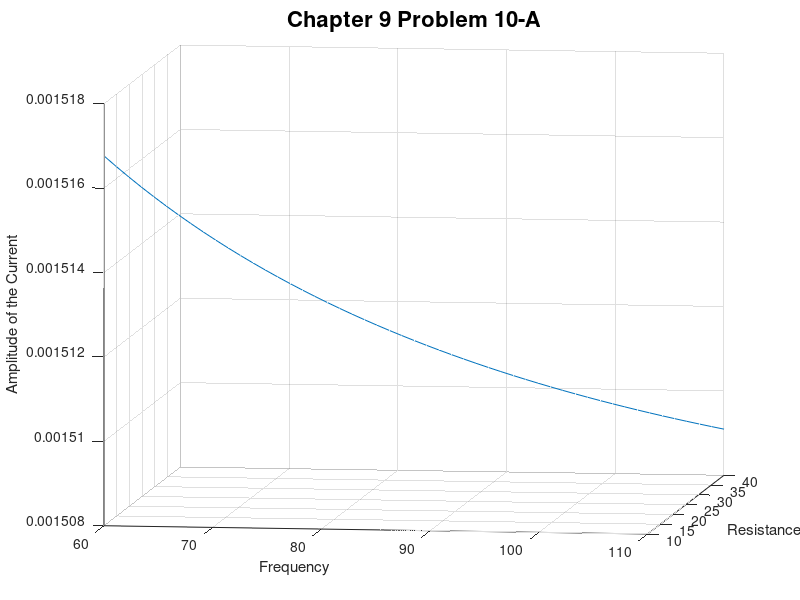
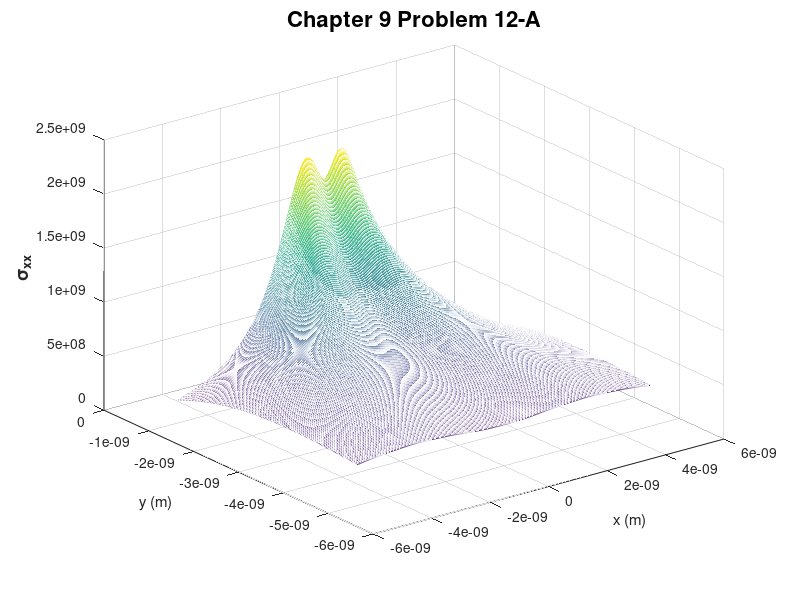
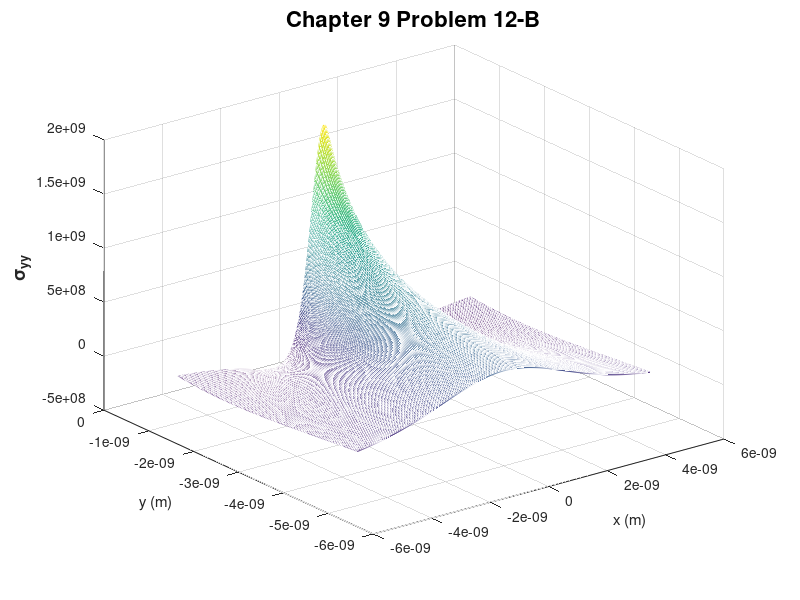
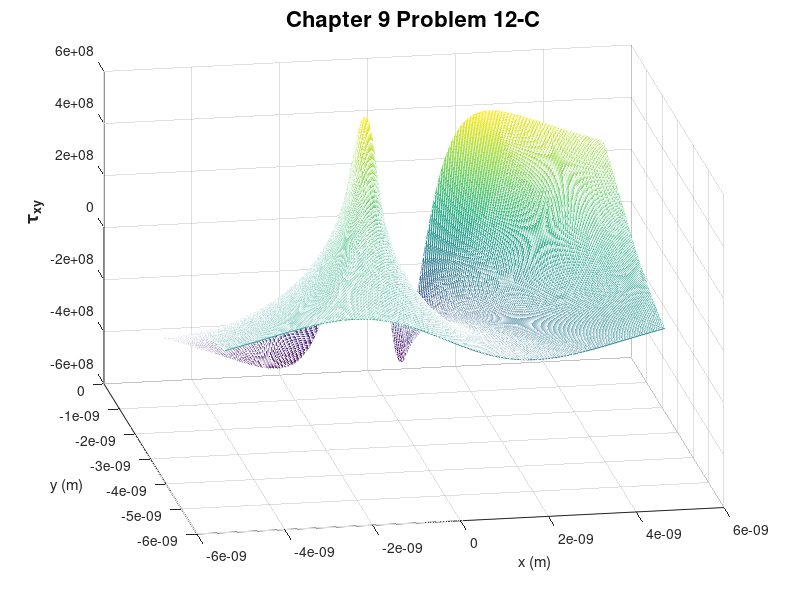

The MATLAB source for these figures, in order:
%%Chapter 9 Problems
%
%  <20140417>
%   <Brett Davis>
%    <Gilat, 4th ed. Problems 2 6 8 10 12>

%% Problem 1
clear all
close all
%The position of a moving particle is given by an equation, plot3 it.

%problem 1 switch
if 1;

%vars

t = 1:.01:50;

x = (1+.01.*t).*cos(t);

y = (1 +.01.*t).*sin(t);

z = .02.*sqrt(t);

plot3(x,y,z)
title('Chapter 9, Problem 1','FontSize',16)
grid on
view(-70,10)

%switchlet
end


%% Problem 2
clear all
close all
%An eliptical staircase can be moddeled by some equations, plot it.

%Problem 2 switch

if 1;

%given vars

a = 10;

b = 5;

h = 6;

n = 4;

t = 1:0.1:50;

e = sqrt(1-(b^2/a^2));

r = b./sqrt(1-(e^2.*(cos(t).^2)));

%eqs

x = r.*cos(t);

y = r.*sin(t);

z = (h.*t)/(2*pi*n);

%plot

plot3(x,y,z)
title('Chapter 9, Problem 2','FontSize',16)

%switchlet
end

%% Problem 6
clear all
close all 
%Make a 3d surface plot of a given function.

%switch
if 1;


x = 0:60;

y = 0:60;

[X,Y] = meshgrid(x,y);

z = sin(2*pi.*X./60).*sin(3*pi.*Y./60);

surf(x,y,z)
xlabel('x')
ylabel('y')
zlabel('z')
title('Chapter 9, Problem 6','FontSize',16)
view(-64,44)

%switchlet
end

%% Problem 8
clear all
close all
% Molecules of gas in a container are moving around at different speeds.
%maxwells speed distribution law gives the probability distribution P(v) as
% a function of temperature and speed. Make a 3d plot of the given function
% for the given rates of v & t.


%Problem 8 switch
if 1;

M = 0.032;

R = 8.31;

v = 0:1000;

t = 70:320;

[V,T] = meshgrid(v,t);

P = 4*pi.*(M./(2.*pi.*R.*T).^(3/2)).*((V.^2).*exp((-M.*V.^2)./(2*R.*T)));

%plot

plot3(V,T,P);
title('Chapter 9, Problem 8','FontSize',16)
grid on

%switchlet
end

%% Problem 10
clear all
close all
%Aj RLC circut with an alternating voltage source is shown. The Source voltage
% v_s is given by v_s = v_m(sin(w_d*t) whereby: w_d = 2pi*f_d in which f_d is the
%driving frequency. The amplitude of the current, I in this circut is given by an
%equation.

%problem 10 switch

if 1;


%given vars

C   = 15 * 10^-6;

L   = 240 * 10^-3;

v_m = 24;

%A) make a 3d plot of I (z axis) as a function of w_d (x axis) for 60<=f<=110
% and a function of R (y axis) for 10<=R<=40

f = 60:110;

R = linspace(10,40,51);

w_d = 2.*pi.*f;

I = v_m./(sqrt((R.^2)+(((w_d.*L)-1)./(w_d.*C)).^2))


%plot

plot3(f,R,I)
grid on
xlabel('Frequency')
ylabel('Resistance')
zlabel('Amplitude of the Current')
view(8,8)
title('Chapter 9 Problem 10-A','FontSize',16)

%B) Make a plot that is a projection on the x-z plane. Estimate from this plot the
% natural frequency of the circut (The frequency at which I is maximum), compare
% the estimate with the calculated value of 1/2pi*sqrt(LC)

format long

%note...these values dont seem to match up very well

I_max = max(I);

calc_val = 1/(2*pi*sqrt(L*C));


%switchlet
end

%% Problem 12
clear all
close all
% A defect in a crystal lattice where a row of atoms is missing is called
% an edge dislocation. The stress field around an edge dislocation is 
% given by some formulas for x y and z. Plot the coordinates x and y in the 
% horizontal plane, and the stresses in the vertical direction.

%given vars

G = 27.7 * 10^9; %shear modulus in Pa

b = 0.286 * 10^-9; % burgers vector in m

v = 0.334; % Poisson's ratio.

x = linspace((-5*10^-9),(5*10^-9),300); 

y = linspace((-5 * 10^-9),(-1*10^-9),300);

%main

[X Y] = meshgrid(x,y);

sigma_xx = (-G*b)/(2*pi*(1-v)) .* ((Y.*((3.*X.^2)+Y.^2))./(((X.^2)+(Y.^2)).^2));

sigma_yy = (G*b)/(2*pi*(1-v)) .* ((Y.*((X.^2)-(Y.^2)))./(((X.^2)+(Y.^2)).^2));

tau_xy   = (G*b)/(2*pi*(1-v)) .* ((X.*((X.^2)-(Y.^2)))./(((X.^2)+(Y.^2)).^2));

%plot

%subplot(2,2,1)
figure
mesh(X,Y,sigma_xx)
title('Chapter 9 Problem 12-A','FontSize',16)
zlabel('\bf\sigma_x_x','FontSize',13)
xlabel('x (m)')
ylabel('y (m)')
%subplot(2,2,2)
figure
mesh(X,Y,sigma_yy)
title('Chapter 9 Problem 12-B','FontSize',16)
zlabel('\bf\sigma_y_y','FontSize',13)
xlabel('x (m)')
ylabel('y (m)')
%subplot(2,2,3)
figure
mesh(X,Y,tau_xy)
view(-10,26)
title('Chapter 9 Problem 12-C','FontSize',16)
zlabel('\bf\tau_x_y','FontSize',13)
xlabel('x (m)')
ylabel('y (m)')
